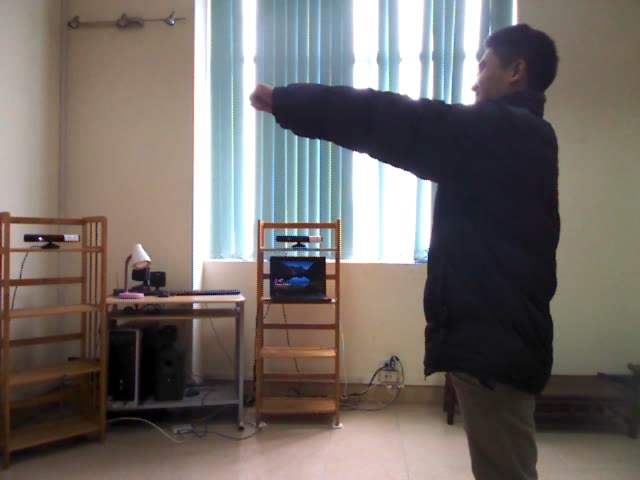
#> input picture testContour/1 04.jpg, 640 x 480 px, found by its file name
$ python testContourMain.py   (older library calls are emulated)
#> lines starting #> are read from the running program, lines starting #| are printed output that depends on the picture; after the words box and inside, x2 and y2 are one past the last pixel; in counts of white or black regions, pixels touching at a corner belong together
import numpy as np
import cv2

im = cv2.imread('/home/tien/OpenCV/testContour/1 04.jpg')
#> im is the input picture: shape (480, 640, 3); mean B, G, R 103.3, 107.6, 114.4
imgray = cv2.cvtColor(im, cv2.COLOR_BGR2GRAY)
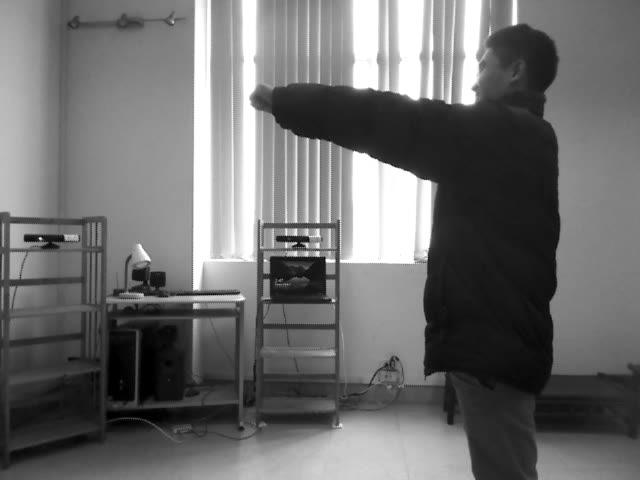
#> imgray: shape (480, 640); min 0, max 255, mean 109.1
ret, thresh = cv2.threshold(imgray, 127, 255, 0)
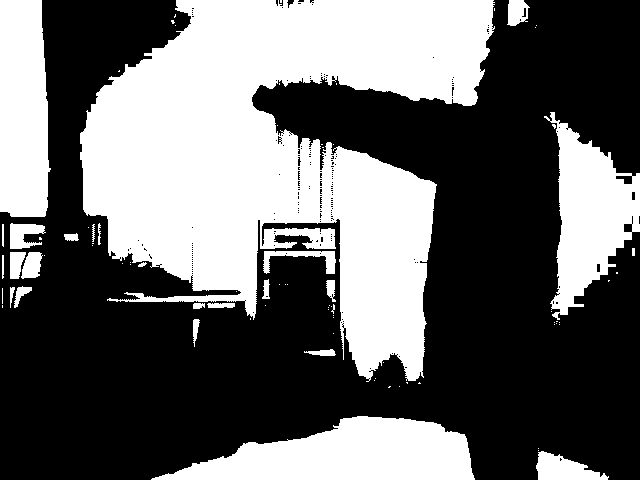
#> thresh: shape (480, 640); 40.9% white; 82 white regions (57 under 20 px)
im2, contours, hierarchy = cv2.findContours(thresh, cv2.RETR_TREE, cv2.CHAIN_APPROX_SIMPLE)
#> contours = 286 contours, 255 with area under 20; largest, box (x1, y1, x2, y2) and area: (80, 0, 495, 382) 86500, (151, 416, 475, 480) 12712, (544, 112, 640, 320) 9863, (0, 0, 51, 217) 9712, (536, 451, 609, 480) 1165

"""
cv2.drawContours(im2, contours, -1, (0,255,0), 3)
cv2.imshow('imgContours', im2)
cv2.waitKey(0)
cv2.destroyAllWindows
"""
for contour in contours:
    area = cv2.contourArea(contour)
    if area <10:
        cv2.drawContours(im2, contour, -1, (0, 255, 0), 3)
#> this loop made 286 passes
#> area on passes 1, 5, 13: 1165, 12712.5, 108.5
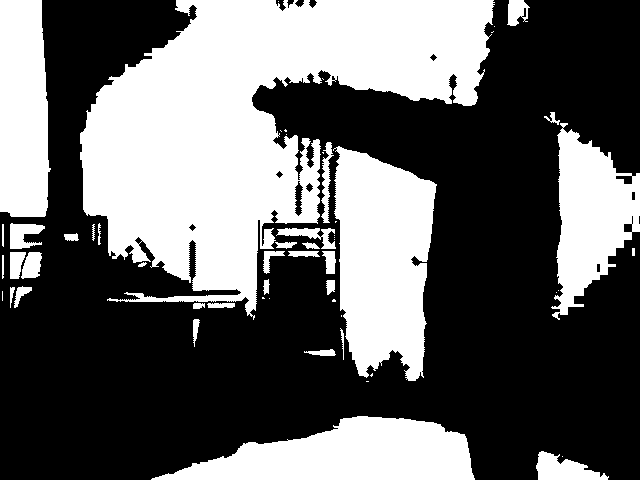
#> im2: shape (480, 640); 39.9% white; 56 white regions (22 under 20 px), largest, box (x1, y1, x2, y2) and area: (80, 0, 495, 320) 65958, (333, 146, 437, 381) 17768, (151, 416, 475, 480) 13070

cv2.imshow('imOriginal', im)
cv2.imshow('imGray', imgray)
cv2.imshow('imContoursPassedArea', im2)

cv2.waitKey(0)
cv2.destroyAllWindows

$ run again, with testContour/1 03.jpg copied over testContour/1 04.jpg
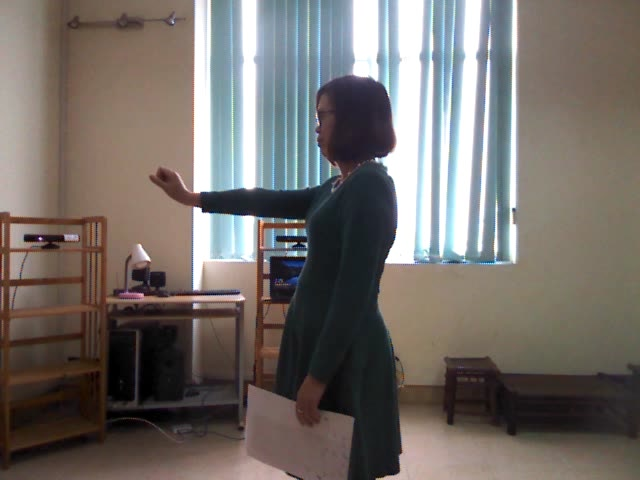
#> input picture testContour/1 03.jpg, 640 x 480 px, found by its file name
#> im is the input picture: shape (480, 640, 3); mean B, G, R 104.7, 108.9, 115
#> `ret, thresh = cv2.threshold(imgray, 127, 255, 0)`:
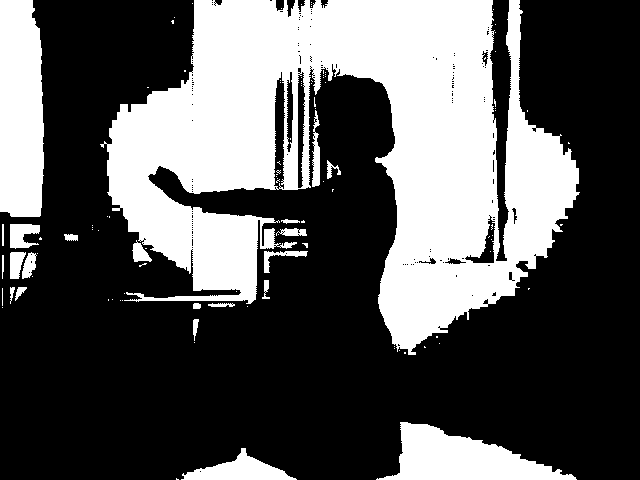
#> thresh: shape (480, 640); 35% white; 107 white regions (85 under 20 px)
#> contours = 299 contours, 267 with area under 20; largest, box (x1, y1, x2, y2) and area: (100, 0, 580, 355) 88824, (0, 0, 44, 217) 8649, (376, 422, 577, 480) 5808, (181, 448, 297, 480) 1544, (273, 71, 286, 190) 1046
#> the loop `for contour in contours:` made 299 passes
#> area on passes 2, 4, 13: 1543.5, 5808.5, 56
#> after the loop `for contour in contours:`:
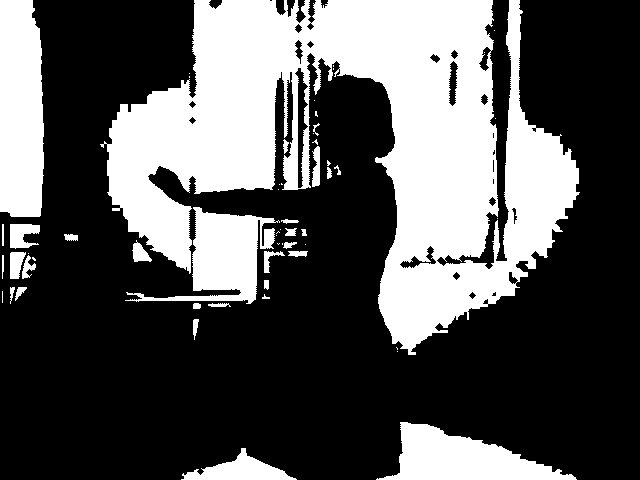
#> im2: shape (480, 640); 34.1% white; 57 white regions (27 under 20 px), largest, box (x1, y1, x2, y2) and area: (100, 0, 580, 355) 79346, (0, 0, 44, 217) 8902, (376, 422, 577, 480) 6049

$ run again, with testContour/abba.png saved as testContour/1 04.jpg
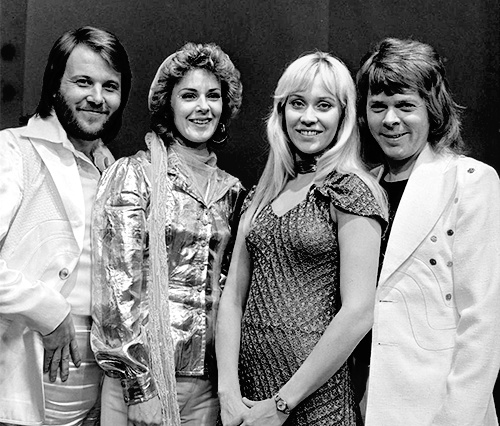
#> input picture testContour/abba.png, 500 x 426 px, found by its file name
#> im is the input picture: shape (426, 500, 3); min 0, max 255, mean 130.8
#> `ret, thresh = cv2.threshold(imgray, 127, 255, 0)`:
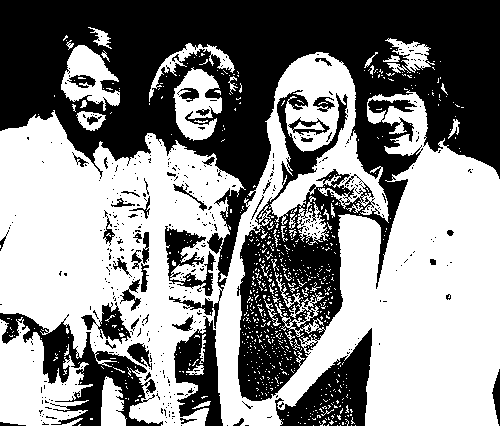
#> thresh: shape (426, 500); 54% white; 431 black regions (384 under 20 px)
#> contours = 1572 contours, 1480 with area under 20; largest, box (x1, y1, x2, y2) and area: (0, 52, 500, 426) 103382, (0, 317, 93, 426) 5376, (173, 67, 222, 141) 2154, (61, 45, 120, 111) 2096, (164, 225, 217, 297) 1697
#> the loop `for contour in contours:` made 1572 passes
#> area on pass 59: 39
#> after the loop `for contour in contours:`:
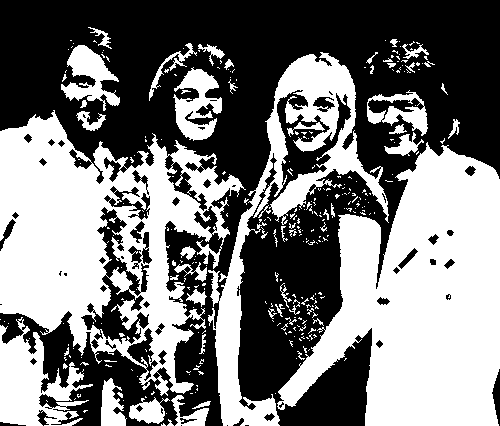
#> im2: shape (426, 500); 47.3% white; 307 white regions (252 under 20 px), largest, box (x1, y1, x2, y2) and area: (277, 142, 500, 426) 37755, (0, 110, 246, 396) 33168, (208, 52, 389, 426) 13477
